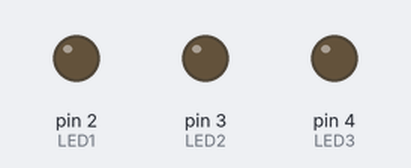
Bench run of a sketch on a simulated Arduino Uno, built with avr-gcc and run on an emulated ATmega328P. On the bench: output pins drawn as LEDs (lit = HIGH).

Above: at 0.1 s.
At 0.9 s:
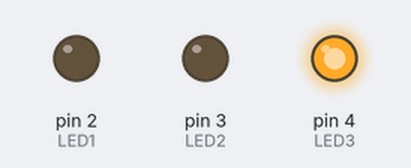
At 1.3 s:
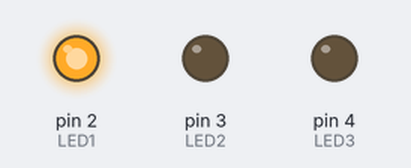
At 1.9 s:
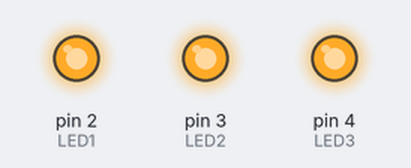
At 3.1 s:
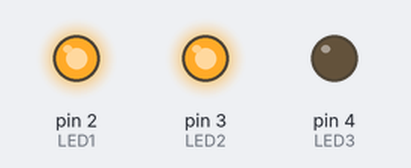
At 4.3 s:
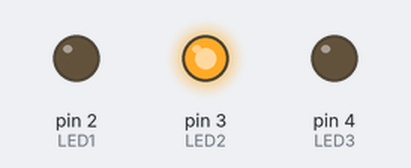
Timing chart, 0 to 4.6 s (numbered marks = the images above):
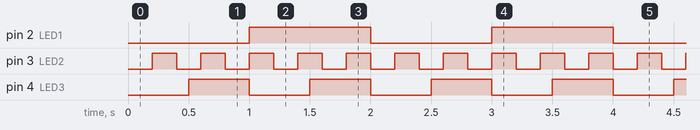

The sketch:

code-refactoringDelay3-LEDsBlinking-smart.ino
```cpp
// SMART version: 3 LEDs blinking independently at different speeds
// LED1: 1 second, LED2: 200 ms, LED3: 500 ms
// Full pattern repeats naturally without blocking

const int LED1 = 2;
const int LED2 = 3;
const int LED3 = 4;

const unsigned long interval1 = 1000;  // LED1 blinks every 1 second
const unsigned long interval2 = 200;   // LED2 blinks every 0.2 seconds
const unsigned long interval3 = 500;   // LED3 blinks every 0.5 seconds

unsigned long prev1 = 0;
unsigned long prev2 = 0;
unsigned long prev3 = 0;

bool state1 = false;
bool state2 = false;
bool state3 = false;

void setup() {
  pinMode(LED1, OUTPUT);
  pinMode(LED2, OUTPUT);
  pinMode(LED3, OUTPUT);
}

void loop() {
  unsigned long now = millis();

  // LED1 every 1000 ms
  if (now - prev1 >= interval1) {
    prev1 = now;
    state1 = !state1;
    digitalWrite(LED1, state1);
  }

  // LED2 every 200 ms
  if (now - prev2 >= interval2) {
    prev2 = now;
    state2 = !state2;
    digitalWrite(LED2, state2);
  }

  // LED3 every 500 ms
  if (now - prev3 >= interval3) {
    prev3 = now;
    state3 = !state3;
    digitalWrite(LED3, state3);
  }
}
```

Measured:
- by itself, pin 2 (LED1): alternates HIGH for 1.0 s and LOW for 1.0 s
- by itself, pin 3 (LED2): alternates HIGH for 0.20 s and LOW for 0.20 s
- by itself, pin 4 (LED3): alternates HIGH for 0.50 s and LOW for 0.50 s
